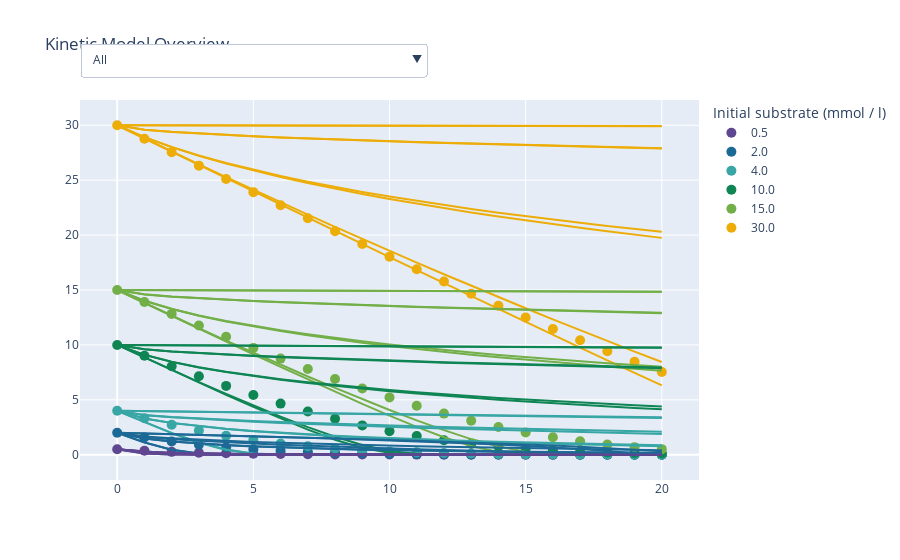

Notebook code cell kept with this figure:
### Code cell
fig = go.Figure()

colors = px.colors.qualitative.Prism

for i, data in enumerate(pe.subset_substrate):
    fig.add_trace(
        go.Scatter(
            x=pe.time[0],
            y=data,
            name=f"{pe.initial_substrate[i]}",
            mode="markers",
            marker=dict(color=colors[i], size=10),
            customdata=["data"],
            hoverinfo="skip",
        )
    )

successful_models = []

for model in pe.models.values():
    if model.result.fit_success:
        successful_models.append(model.name)
        datas = model.integrate(model.parameters, pe.time, model.y0)
        for i, data in enumerate(datas[:, :, 0]):
            fig.add_trace(
                go.Scatter(
                    x=pe.time[0],
                    y=data,
                    name=model.name,
                    marker=dict(color=colors[i]),
                    customdata=[f"{model.name}"],
                    showlegend=False,
                    hoverinfo="name",
                )
            )

buttons = []
buttons.append(
    dict(
        method="restyle",
        label="All",
        visible=True,
        args=[{"visible": [True] * len(fig.data)}],
    )
)

for name in successful_models:
    visible_traces = [
        name == trace["customdata"][0] or "data" == trace["customdata"][0]
        for trace in fig.data
    ]
    buttons.append(
        dict(
            method="restyle",
            label=name,
            visible=True,
            args=[{"visible": visible_traces}],
        )
    )

fig.update_layout(
    updatemenus=[
        dict(
            buttons=buttons,
            x=0.0,
            xanchor="left",
            y=1.15,
            yanchor="top",
            direction="down",
            showactive=True,
        )
    ]
)


# if col_color is None:
#    fig.update_layout(showlegend=False)

fig.update_layout(
    showlegend=True,
    title="Kinetic Model Overview",
    hovermode="closest",
    legend_title_text=f"Initial substrate ({pe._substrate_unit})",
    hoverlabel_namelength=-1,
)

fig.show()

### Figure 1 — Plotly figure (JSON) as saved in the notebook; plotly's stock layout.template omitted (floating-point values rounded to 4 significant figures)
{"data": [{"customdata": ["data"], "hoverinfo": "skip", "marker": {"color": "rgb(95, 70, 144)", "size": 10}, "mode": "markers", "name": "0.5", "type": "scatter", "x": [0, 1, 2, 3, 4, 5, 6, 7, 8, 9, 10, 11, 12, 13, 14, 15, 16, 17, 18, 19, 20], "y": [0.5, 0.3645, 0.2634, 0.1891, 0.1351, 0.09612, 0.06821, 0.0483, 0.03416, 0.02413, 0.01704, 0.01202, 0.008478, 0.005978, 0.004215, 0.002971, 0.002094, 0.001476, 0.00104, 0.000733, 0.0005166]}, {"customdata": ["data"], "hoverinfo": "skip", "marker": {"color": "rgb(29, 105, 150)", "size": 10}, "mode": "markers", "name": "2.0", "type": "scatter", "x": [0, 1, 2, 3, 4, 5, 6, 7, 8, 9, 10, 11, 12, 13, 14, 15, 16, 17, 18, 19, 20], "y": [2, 1.57, 1.21, 0.9174, 0.6851, 0.505, 0.3683, 0.2662, 0.1912, 0.1366, 0.09718, 0.06897, 0.04885, 0.03455, 0.02441, 0.01723, 0.01216, 0.008574, 0.006046, 0.004262, 0.003005]}, {"customdata": ["data"], "hoverinfo": "skip", "marker": {"color": "rgb(56, 166, 165)", "size": 10}, "mode": "markers", "name": "4.0", "type": "scatter", "x": [0, 1, 2, 3, 4, 5, 6, 7, 8, 9, 10, 11, 12, 13, 14, 15, 16, 17, 18, 19, 20], "y": [4, 3.331, 2.729, 2.197, 1.737, 1.349, 1.029, 0.7733, 0.573, 0.4195, 0.3043, 0.219, 0.1568, 0.1117, 0.07938, 0.05626, 0.03981, 0.02814, 0.01987, 0.01402, 0.009891]}, {"customdata": ["data"], "hoverinfo": "skip", "marker": {"color": "rgb(15, 133, 84)", "size": 10}, "mode": "markers", "name": "10.0", "type": "scatter", "x": [0, 1, 2, 3, 4, 5, 6, 7, 8, 9, 10, 11, 12, 13, 14, 15, 16, 17, 18, 19, 20], "y": [10, 9.015, 8.062, 7.145, 6.268, 5.437, 4.657, 3.933, 3.271, 2.675, 2.149, 1.696, 1.315, 1.002, 0.7517, 0.5563, 0.4069, 0.2949, 0.2122, 0.1518, 0.1081]}, {"customdata": ["data"], "hoverinfo": "skip", "marker": {"color": "rgb(115, 175, 72)", "size": 10}, "mode": "markers", "name": "15.0", "type": "scatter", "x": [0, 1, 2, 3, 4, 5, 6, 7, 8, 9, 10, 11, 12, 13, 14, 15, 16, 17, 18, 19, 20], "y": [15, 13.9, 12.83, 11.77, 10.74, 9.731, 8.754, 7.81, 6.904, 6.039, 5.221, 4.456, 3.748, 3.103, 2.526, 2.02, 1.586, 1.224, 0.9286, 0.6939, 0.5118]}, {"customdata": ["data"], "hoverinfo": "skip", "marker": {"color": "rgb(237, 173, 8)", "size": 10}, "mode": "markers", "name": "30.0", "type": "scatter", "x": [0, 1, 2, 3, 4, 5, 6, 7, 8, 9, 10, 11, 12, 13, 14, 15, 16, 17, 18, 19, 20], "y": [30, 28.77, 27.54, 26.32, 25.11, 23.91, 22.71, 21.53, 20.35, 19.19, 18.04, 16.9, 15.77, 14.66, 13.57, 12.5, 11.45, 10.43, 9.429, 8.462, 7.529]}, {"customdata": ["irreversible Michaelis Menten"], "hoverinfo": "name", "marker": {"color": "rgb(95, 70, 144)"}, "name": "irreversible Michaelis Menten", "showlegend": false, "type": "scatter", "x": [0, 1, 2, 3, 4, 5, 6, 7, 8, 9, 10, 11, 12, 13, 14, 15, 16, 17, 18, 19, 20], "y": [0.5, 0.1245, 0.01996, 0.002778, 0.0003774, 5.11e-05, 6.916e-06, 9.356e-07, 1.276e-07, 1.662e-08, 2.473e-09, 1.695e-10, -4.571e-10, -4.049e-10, -2.029e-10, -9.047e-11, -5.371e-11, -5.012e-11, -4.653e-11, -4.294e-11, -3.935e-11]}, {"customdata": ["irreversible Michaelis Menten"], "hoverinfo": "name", "marker": {"color": "rgb(29, 105, 150)"}, "name": "irreversible Michaelis Menten", "showlegend": false, "type": "scatter", "x": [0, 1, 2, 3, 4, 5, 6, 7, 8, 9, 10, 11, 12, 13, 14, 15, 16, 17, 18, 19, 20], "y": [2, 1.123, 0.4519, 0.107, 0.01677, 0.002324, 0.0003155, 4.272e-05, 5.781e-06, 7.832e-07, 1.069e-07, 1.385e-08, 2.041e-09, 9.744e-11, -4.49e-10, -3.799e-10, -1.866e-10, -9.155e-11, -4.594e-11, -4.302e-11, -4.01e-11]}, {"customdata": ["irreversible Michaelis Menten"], "hoverinfo": "name", "marker": {"color": "rgb(56, 166, 165)"}, "name": "irreversible Michaelis Menten", "showlegend": false, "type": "scatter", "x": [0, 1, 2, 3, 4, 5, 6, 7, 8, 9, 10, 11, 12, 13, 14, 15, 16, 17, 18, 19, 20], "y": [4, 2.954, 1.971, 1.099, 0.4363, 0.1016, 0.01581, 0.002188, 0.000297, 4.021e-05, 5.442e-06, 7.357e-07, 1.003e-07, 1.301e-08, 1.919e-09, 9.336e-11, -4.456e-10, -3.661e-10, -1.798e-10, -9.361e-11, -4.204e-11]}, {"customdata": ["irreversible Michaelis Menten"], "hoverinfo": "name", "marker": {"color": "rgb(15, 133, 84)"}, "name": "irreversible Michaelis Menten", "showlegend": false, "type": "scatter", "x": [0, 1, 2, 3, 4, 5, 6, 7, 8, 9, 10, 11, 12, 13, 14, 15, 16, 17, 18, 19, 20], "y": [10, 8.843, 7.697, 6.563, 5.446, 4.351, 3.291, 2.284, 1.368, 0.6216, 0.1739, 0.02975, 0.004196, 0.0005713, 7.738e-05, 1.047e-05, 1.416e-06, 1.926e-07, 2.52e-08, 3.671e-09, 5.293e-10]}, {"customdata": ["irreversible Michaelis Menten"], "hoverinfo": "name", "marker": {"color": "rgb(115, 175, 72)"}, "name": "irreversible Michaelis Menten", "showlegend": false, "type": "scatter", "x": [0, 1, 2, 3, 4, 5, 6, 7, 8, 9, 10, 11, 12, 13, 14, 15, 16, 17, 18, 19, 20], "y": [15, 13.82, 12.64, 11.47, 10.3, 9.144, 7.994, 6.857, 5.735, 4.634, 3.563, 2.54, 1.594, 0.7926, 0.2562, 0.04857, 0.007032, 0.0009611, 0.0001302, 1.763e-05, 2.386e-06]}, {"customdata": ["irreversible Michaelis Menten"], "hoverinfo": "name", "marker": {"color": "rgb(237, 173, 8)"}, "name": "irreversible Michaelis Menten", "showlegend": false, "type": "scatter", "x": [0, 1, 2, 3, 4, 5, 6, 7, 8, 9, 10, 11, 12, 13, 14, 15, 16, 17, 18, 19, 20], "y": [30, 28.79, 27.59, 26.38, 25.18, 23.98, 22.78, 21.58, 20.38, 19.19, 17.99, 16.8, 15.62, 14.43, 13.25, 12.08, 10.91, 9.745, 8.59, 7.446, 6.315]}, {"customdata": ["irreversible Michaelis Menten with enzyme inactivation"], "hoverinfo": "name", "marker": {"color": "rgb(95, 70, 144)"}, "name": "irreversible Michaelis Menten with enzyme inactivation", "showlegend": false, "type": "scatter", "x": [0, 1, 2, 3, 4, 5, 6, 7, 8, 9, 10, 11, 12, 13, 14, 15, 16, 17, 18, 19, 20], "y": [0.5, 0.1255, 0.02074, 0.003035, 0.0004419, 6.534e-05, 9.844e-06, 1.51e-06, 2.37e-07, 3.732e-08, 6.119e-09, 1.08e-09, 1.937e-10, 3.604e-11, 1.469e-10, 5.85e-10, 2.312e-09, 6.06e-09, 1.86e-09, -2.363e-11, 1.071e-11]}, {"customdata": ["irreversible Michaelis Menten with enzyme inactivation"], "hoverinfo": "name", "marker": {"color": "rgb(29, 105, 150)"}, "name": "irreversible Michaelis Menten with enzyme inactivation", "showlegend": false, "type": "scatter", "x": [0, 1, 2, 3, 4, 5, 6, 7, 8, 9, 10, 11, 12, 13, 14, 15, 16, 17, 18, 19, 20], "y": [2, 1.127, 0.4624, 0.1154, 0.01955, 0.002969, 0.000449, 6.895e-05, 1.078e-05, 1.718e-06, 2.789e-07, 4.547e-08, 7.685e-09, 1.409e-09, 2.607e-10, 4.979e-11, 1.05e-10, 4.832e-10, 1.796e-09, 5.159e-09, 3.827e-09]}, {"customdata": ["irreversible Michaelis Menten with enzyme inactivation"], "hoverinfo": "name", "marker": {"color": "rgb(56, 166, 165)"}, "name": "irreversible Michaelis Menten with enzyme inactivation", "showlegend": false, "type": "scatter", "x": [0, 1, 2, 3, 4, 5, 6, 7, 8, 9, 10, 11, 12, 13, 14, 15, 16, 17, 18, 19, 20], "y": [4, 2.96, 1.99, 1.135, 0.4777, 0.1251, 0.02227, 0.003523, 0.0005536, 8.825e-05, 1.432e-05, 2.365e-06, 3.973e-07, 6.855e-08, 1.149e-08, 2.206e-09, 4.198e-10, 8.321e-11, 3.854e-11, 2.528e-10, 7.775e-10]}, {"customdata": ["irreversible Michaelis Menten with enzyme inactivation"], "hoverinfo": "name", "marker": {"color": "rgb(15, 133, 84)"}, "name": "irreversible Michaelis Menten with enzyme inactivation", "showlegend": false, "type": "scatter", "x": [0, 1, 2, 3, 4, 5, 6, 7, 8, 9, 10, 11, 12, 13, 14, 15, 16, 17, 18, 19, 20], "y": [10, 8.849, 7.719, 6.613, 5.533, 4.484, 3.475, 2.519, 1.64, 0.8869, 0.3461, 0.08706, 0.01642, 0.002873, 0.0005025, 8.914e-05, 1.608e-05, 2.95e-06, 5.5e-07, 1.053e-07, 1.957e-08]}, {"customdata": ["irreversible Michaelis Menten with enzyme inactivation"], "hoverinfo": "name", "marker": {"color": "rgb(115, 175, 72)"}, "name": "irreversible Michaelis Menten with enzyme inactivation", "showlegend": false, "type": "scatter", "x": [0, 1, 2, 3, 4, 5, 6, 7, 8, 9, 10, 11, 12, 13, 14, 15, 16, 17, 18, 19, 20], "y": [15, 13.82, 12.66, 11.52, 10.39, 9.286, 8.196, 7.128, 6.082, 5.063, 4.076, 3.13, 2.238, 1.428, 0.7487, 0.2827, 0.07181, 0.01446, 0.00275, 0.0005235, 0.000101]}, {"customdata": ["irreversible Michaelis Menten with enzyme inactivation"], "hoverinfo": "name", "marker": {"color": "rgb(237, 173, 8)"}, "name": "irreversible Michaelis Menten with enzyme inactivation", "showlegend": false, "type": "scatter", "x": [0, 1, 2, 3, 4, 5, 6, 7, 8, 9, 10, 11, 12, 13, 14, 15, 16, 17, 18, 19, 20], "y": [30, 28.8, 27.61, 26.44, 25.27, 24.12, 22.99, 21.86, 20.75, 19.65, 18.57, 17.5, 16.44, 15.39, 14.36, 13.34, 12.33, 11.34, 10.36, 9.393, 8.444]}, {"customdata": ["competitive product inhibition"], "hoverinfo": "name", "marker": {"color": "rgb(95, 70, 144)"}, "name": "competitive product inhibition", "showlegend": false, "type": "scatter", "x": [0, 1, 2, 3, 4, 5, 6, 7, 8, 9, 10, 11, 12, 13, 14, 15, 16, 17, 18, 19, 20], "y": [0.5, 0.2542, 0.1596, 0.1061, 0.07257, 0.05041, 0.03537, 0.02498, 0.01772, 0.01261, 0.008987, 0.006416, 0.004586, 0.00328, 0.002347, 0.00168, 0.001203, 0.0008616, 0.0006172, 0.0004421, 0.0003167]}, {"customdata": ["competitive product inhibition"], "hoverinfo": "name", "marker": {"color": "rgb(29, 105, 150)"}, "name": "competitive product inhibition", "showlegend": false, "type": "scatter", "x": [0, 1, 2, 3, 4, 5, 6, 7, 8, 9, 10, 11, 12, 13, 14, 15, 16, 17, 18, 19, 20], "y": [2, 1.474, 1.203, 1.014, 0.8709, 0.7565, 0.6624, 0.5836, 0.5166, 0.459, 0.4091, 0.3655, 0.3273, 0.2936, 0.2637, 0.2373, 0.2137, 0.1927, 0.1738, 0.157, 0.1419]}, {"customdata": ["competitive product inhibition"], "hoverinfo": "name", "marker": {"color": "rgb(56, 166, 165)"}, "name": "competitive product inhibition", "showlegend": false, "type": "scatter", "x": [0, 1, 2, 3, 4, 5, 6, 7, 8, 9, 10, 11, 12, 13, 14, 15, 16, 17, 18, 19, 20], "y": [4, 3.306, 2.895, 2.591, 2.348, 2.146, 1.973, 1.822, 1.688, 1.569, 1.462, 1.365, 1.277, 1.196, 1.122, 1.054, 0.9911, 0.9327, 0.8785, 0.8281, 0.7812]}, {"customdata": ["competitive product inhibition"], "hoverinfo": "name", "marker": {"color": "rgb(15, 133, 84)"}, "name": "competitive product inhibition", "showlegend": false, "type": "scatter", "x": [0, 1, 2, 3, 4, 5, 6, 7, 8, 9, 10, 11, 12, 13, 14, 15, 16, 17, 18, 19, 20], "y": [10, 9.095, 8.457, 7.95, 7.522, 7.151, 6.823, 6.527, 6.257, 6.01, 5.782, 5.569, 5.371, 5.185, 5.01, 4.845, 4.689, 4.541, 4.401, 4.267, 4.139]}, {"customdata": ["competitive product inhibition"], "hoverinfo": "name", "marker": {"color": "rgb(115, 175, 72)"}, "name": "competitive product inhibition", "showlegend": false, "type": "scatter", "x": [0, 1, 2, 3, 4, 5, 6, 7, 8, 9, 10, 11, 12, 13, 14, 15, 16, 17, 18, 19, 20], "y": [15, 14.02, 13.27, 12.66, 12.14, 11.67, 11.26, 10.88, 10.53, 10.2, 9.903, 9.621, 9.356, 9.105, 8.868, 8.642, 8.428, 8.223, 8.027, 7.839, 7.659]}, {"customdata": ["competitive product inhibition"], "hoverinfo": "name", "marker": {"color": "rgb(237, 173, 8)"}, "name": "competitive product inhibition", "showlegend": false, "type": "scatter", "x": [0, 1, 2, 3, 4, 5, 6, 7, 8, 9, 10, 11, 12, 13, 14, 15, 16, 17, 18, 19, 20], "y": [30, 28.91, 28.01, 27.21, 26.51, 25.87, 25.28, 24.73, 24.22, 23.74, 23.29, 22.86, 22.45, 22.06, 21.69, 21.34, 20.99, 20.67, 20.35, 20.04, 19.75]}, {"customdata": ["competitive product inhibition with enzyme inactivation"], "hoverinfo": "name", "marker": {"color": "rgb(95, 70, 144)"}, "name": "competitive product inhibition with enzyme inactivation", "showlegend": false, "type": "scatter", "x": [0, 1, 2, 3, 4, 5, 6, 7, 8, 9, 10, 11, 12, 13, 14, 15, 16, 17, 18, 19, 20], "y": [0.5, 0.2548, 0.161, 0.108, 0.07473, 0.05269, 0.03763, 0.02714, 0.01971, 0.01441, 0.01058, 0.007809, 0.005785, 0.004302, 0.00321, 0.002403, 0.001805, 0.00136, 0.001027, 0.0007785, 0.0005916]}, {"customdata": ["competitive product inhibition with enzyme inactivation"], "hoverinfo": "name", "marker": {"color": "rgb(29, 105, 150)"}, "name": "competitive product inhibition with enzyme inactivation", "showlegend": false, "type": "scatter", "x": [0, 1, 2, 3, 4, 5, 6, 7, 8, 9, 10, 11, 12, 13, 14, 15, 16, 17, 18, 19, 20], "y": [2, 1.476, 1.207, 1.022, 0.8811, 0.7693, 0.6778, 0.6013, 0.5364, 0.4806, 0.4324, 0.3902, 0.3532, 0.3205, 0.2915, 0.2657, 0.2427, 0.222, 0.2034, 0.1867, 0.1716]}, {"customdata": ["competitive product inhibition with enzyme inactivation"], "hoverinfo": "name", "marker": {"color": "rgb(56, 166, 165)"}, "name": "competitive product inhibition with enzyme inactivation", "showlegend": false, "type": "scatter", "x": [0, 1, 2, 3, 4, 5, 6, 7, 8, 9, 10, 11, 12, 13, 14, 15, 16, 17, 18, 19, 20], "y": [4, 3.308, 2.902, 2.603, 2.366, 2.169, 2.001, 1.856, 1.728, 1.615, 1.513, 1.421, 1.337, 1.261, 1.191, 1.127, 1.068, 1.014, 0.9629, 0.9158, 0.8719]}, {"customdata": ["competitive product inhibition with enzyme inactivation"], "hoverinfo": "name", "marker": {"color": "rgb(15, 133, 84)"}, "name": "competitive product inhibition with enzyme inactivation", "showlegend": false, "type": "scatter", "x": [0, 1, 2, 3, 4, 5, 6, 7, 8, 9, 10, 11, 12, 13, 14, 15, 16, 17, 18, 19, 20], "y": [10, 9.099, 8.468, 7.97, 7.554, 7.195, 6.878, 6.595, 6.339, 6.105, 5.89, 5.691, 5.507, 5.335, 5.174, 5.022, 4.88, 4.746, 4.618, 4.498, 4.383]}, {"customdata": ["competitive product inhibition with enzyme inactivation"], "hoverinfo": "name", "marker": {"color": "rgb(115, 175, 72)"}, "name": "competitive product inhibition with enzyme inactivation", "showlegend": false, "type": "scatter", "x": [0, 1, 2, 3, 4, 5, 6, 7, 8, 9, 10, 11, 12, 13, 14, 15, 16, 17, 18, 19, 20], "y": [15, 14.02, 13.29, 12.69, 12.18, 11.73, 11.33, 10.96, 10.63, 10.33, 10.05, 9.783, 9.538, 9.307, 9.09, 8.884, 8.69, 8.505, 8.33, 8.162, 8.003]}, {"customdata": ["competitive product inhibition with enzyme inactivation"], "hoverinfo": "name", "marker": {"color": "rgb(237, 173, 8)"}, "name": "competitive product inhibition with enzyme inactivation", "showlegend": false, "type": "scatter", "x": [0, 1, 2, 3, 4, 5, 6, 7, 8, 9, 10, 11, 12, 13, 14, 15, 16, 17, 18, 19, 20], "y": [30, 28.92, 28.02, 27.25, 26.56, 25.94, 25.38, 24.86, 24.38, 23.93, 23.5, 23.11, 22.73, 22.38, 22.04, 21.72, 21.41, 21.12, 20.84, 20.57, 20.31]}, {"customdata": ["uncompetitive product inhibition"], "hoverinfo": "name", "marker": {"color": "rgb(95, 70, 144)"}, "name": "uncompetitive product inhibition", "showlegend": false, "type": "scatter", "x": [0, 1, 2, 3, 4, 5, 6, 7, 8, 9, 10, 11, 12, 13, 14, 15, 16, 17, 18, 19, 20], "y": [0.5, 0.2119, 0.07744, 0.01788, 0.002795, 0.0003872, 5.258e-05, 7.118e-06, 9.633e-07, 1.296e-07, 1.829e-08, 2.644e-09, 2.778e-10, -4.941e-10, -4.014e-10, -2.305e-10, -1.141e-10, -4.655e-11, -4.37e-11, -4.086e-11, -3.801e-11]}, {"customdata": ["uncompetitive product inhibition"], "hoverinfo": "name", "marker": {"color": "rgb(29, 105, 150)"}, "name": "uncompetitive product inhibition", "showlegend": false, "type": "scatter", "x": [0, 1, 2, 3, 4, 5, 6, 7, 8, 9, 10, 11, 12, 13, 14, 15, 16, 17, 18, 19, 20], "y": [2, 1.62, 1.421, 1.267, 1.138, 1.023, 0.9198, 0.8249, 0.7367, 0.6542, 0.5765, 0.5029, 0.433, 0.3666, 0.3034, 0.2434, 0.1867, 0.1337, 0.08561, 0.04472, 0.01592]}, {"customdata": ["uncompetitive product inhibition"], "hoverinfo": "name", "marker": {"color": "rgb(56, 166, 165)"}, "name": "uncompetitive product inhibition", "showlegend": false, "type": "scatter", "x": [0, 1, 2, 3, 4, 5, 6, 7, 8, 9, 10, 11, 12, 13, 14, 15, 16, 17, 18, 19, 20], "y": [4, 3.606, 3.405, 3.249, 3.118, 3.001, 2.896, 2.8, 2.709, 2.625, 2.545, 2.469, 2.396, 2.326, 2.259, 2.194, 2.131, 2.071, 2.012, 1.954, 1.898]}, {"customdata": ["uncompetitive product inhibition"], "hoverinfo": "name", "marker": {"color": "rgb(15, 133, 84)"}, "name": "uncompetitive product inhibition", "showlegend": false, "type": "scatter", "x": [0, 1, 2, 3, 4, 5, 6, 7, 8, 9, 10, 11, 12, 13, 14, 15, 16, 17, 18, 19, 20], "y": [10, 9.599, 9.396, 9.24, 9.108, 8.991, 8.886, 8.789, 8.698, 8.614, 8.533, 8.457, 8.384, 8.314, 8.246, 8.181, 8.118, 8.057, 7.998, 7.94, 7.884]}, {"customdata": ["uncompetitive product inhibition"], "hoverinfo": "name", "marker": {"color": "rgb(115, 175, 72)"}, "name": "uncompetitive product inhibition", "showlegend": false, "type": "scatter", "x": [0, 1, 2, 3, 4, 5, 6, 7, 8, 9, 10, 11, 12, 13, 14, 15, 16, 17, 18, 19, 20], "y": [15, 14.6, 14.39, 14.24, 14.11, 13.99, 13.88, 13.79, 13.7, 13.61, 13.53, 13.45, 13.38, 13.31, 13.24, 13.18, 13.12, 13.05, 13.0, 12.94, 12.88]}, {"customdata": ["uncompetitive product inhibition"], "hoverinfo": "name", "marker": {"color": "rgb(237, 173, 8)"}, "name": "uncompetitive product inhibition", "showlegend": false, "type": "scatter", "x": [0, 1, 2, 3, 4, 5, 6, 7, 8, 9, 10, 11, 12, 13, 14, 15, 16, 17, 18, 19, 20], "y": [30, 29.6, 29.39, 29.24, 29.1, 28.99, 28.88, 28.78, 28.69, 28.61, 28.53, 28.45, 28.38, 28.31, 28.24, 28.18, 28.11, 28.05, 27.99, 27.94, 27.88]}, {"customdata": ["non-competitive product inhibition"], "hoverinfo": "name", "marker": {"color": "rgb(95, 70, 144)"}, "name": "non-competitive product inhibition", "showlegend": false, "type": "scatter", "x": [0, 1, 2, 3, 4, 5, 6, 7, 8, 9, 10, 11, 12, 13, 14, 15, 16, 17, 18, 19, 20], "y": [0.5, 0.2817, 0.1896, 0.1322, 0.09343, 0.06648, 0.04746, 0.03393, 0.02429, 0.01739, 0.01245, 0.008922, 0.006392, 0.004579, 0.003281, 0.002351, 0.001684, 0.001207, 0.0008648, 0.0006196, 0.000444]}, {"customdata": ["non-competitive product inhibition"], "hoverinfo": "name", "marker": {"color": "rgb(29, 105, 150)"}, "name": "non-competitive product inhibition", "showlegend": false, "type": "scatter", "x": [0, 1, 2, 3, 4, 5, 6, 7, 8, 9, 10, 11, 12, 13, 14, 15, 16, 17, 18, 19, 20], "y": [2, 1.66, 1.491, 1.364, 1.257, 1.166, 1.084, 1.01, 0.943, 0.8811, 0.8238, 0.7705, 0.7207, 0.6741, 0.6303, 0.5892, 0.5505, 0.5141, 0.4798, 0.4474, 0.417]}, {"customdata": ["non-competitive product inhibition"], "hoverinfo": "name", "marker": {"color": "rgb(56, 166, 165)"}, "name": "non-competitive product inhibition", "showlegend": false, "type": "scatter", "x": [0, 1, 2, 3, 4, 5, 6, 7, 8, 9, 10, 11, 12, 13, 14, 15, 16, 17, 18, 19, 20], "y": [4, 3.629, 3.443, 3.3, 3.18, 3.074, 2.979, 2.891, 2.81, 2.734, 2.663, 2.595, 2.53, 2.468, 2.409, 2.352, 2.297, 2.244, 2.193, 2.143, 2.095]}, {"customdata": ["non-competitive product inhibition"], "hoverinfo": "name", "marker": {"color": "rgb(15, 133, 84)"}, "name": "non-competitive product inhibition", "showlegend": false, "type": "scatter", "x": [0, 1, 2, 3, 4, 5, 6, 7, 8, 9, 10, 11, 12, 13, 14, 15, 16, 17, 18, 19, 20], "y": [10, 9.608, 9.412, 9.261, 9.133, 9.02, 8.918, 8.824, 8.737, 8.655, 8.578, 8.504, 8.433, 8.366, 8.301, 8.238, 8.178, 8.119, 8.062, 8.007, 7.953]}, {"customdata": ["non-competitive product inhibition"], "hoverinfo": "name", "marker": {"color": "rgb(115, 175, 72)"}, "name": "non-competitive product inhibition", "showlegend": false, "type": "scatter", "x": [0, 1, 2, 3, 4, 5, 6, 7, 8, 9, 10, 11, 12, 13, 14, 15, 16, 17, 18, 19, 20], "y": [15, 14.6, 14.41, 14.25, 14.12, 14.01, 13.91, 13.81, 13.72, 13.64, 13.56, 13.49, 13.41, 13.35, 13.28, 13.22, 13.15, 13.1, 13.04, 12.98, 12.93]}, {"customdata": ["non-competitive product inhibition"], "hoverinfo": "name", "marker": {"color": "rgb(237, 173, 8)"}, "name": "non-competitive product inhibition", "showlegend": false, "type": "scatter", "x": [0, 1, 2, 3, 4, 5, 6, 7, 8, 9, 10, 11, 12, 13, 14, 15, 16, 17, 18, 19, 20], "y": [30, 29.6, 29.4, 29.24, 29.11, 29.0, 28.89, 28.8, 28.71, 28.62, 28.54, 28.47, 28.4, 28.33, 28.26, 28.19, 28.13, 28.07, 28.01, 27.96, 27.9]}, {"customdata": ["substrate inhibition"], "hoverinfo": "name", "marker": {"color": "rgb(95, 70, 144)"}, "name": "substrate inhibition", "showlegend": false, "type": "scatter", "x": [0, 1, 2, 3, 4, 5, 6, 7, 8, 9, 10, 11, 12, 13, 14, 15, 16, 17, 18, 19, 20], "y": [0.5, 0.3136, 0.1163, 0.02046, 0.002858, 0.0003884, 5.26e-05, 7.119e-06, 9.624e-07, 1.317e-07, 1.705e-08, 2.535e-09, 2.55e-10, -4.586e-10, -3.806e-10, -1.974e-10, -1.04e-10, -4.572e-11, -4.286e-11, -4e-11, -3.715e-11]}, {"customdata": ["substrate inhibition"], "hoverinfo": "name", "marker": {"color": "rgb(29, 105, 150)"}, "name": "substrate inhibition", "showlegend": false, "type": "scatter", "x": [0, 1, 2, 3, 4, 5, 6, 7, 8, 9, 10, 11, 12, 13, 14, 15, 16, 17, 18, 19, 20], "y": [2, 1.941, 1.881, 1.819, 1.755, 1.688, 1.62, 1.548, 1.474, 1.395, 1.313, 1.226, 1.134, 1.035, 0.9269, 0.8083, 0.675, 0.5214, 0.339, 0.1382, 0.02607]}, {"customdata": ["substrate inhibition"], "hoverinfo": "name", "marker": {"color": "rgb(56, 166, 165)"}, "name": "substrate inhibition", "showlegend": false, "type": "scatter", "x": [0, 1, 2, 3, 4, 5, 6, 7, 8, 9, 10, 11, 12, 13, 14, 15, 16, 17, 18, 19, 20], "y": [4, 3.97, 3.94, 3.909, 3.878, 3.847, 3.816, 3.785, 3.753, 3.721, 3.689, 3.656, 3.624, 3.59, 3.557, 3.523, 3.489, 3.455, 3.42, 3.385, 3.35]}, {"customdata": ["substrate inhibition"], "hoverinfo": "name", "marker": {"color": "rgb(15, 133, 84)"}, "name": "substrate inhibition", "showlegend": false, "type": "scatter", "x": [0, 1, 2, 3, 4, 5, 6, 7, 8, 9, 10, 11, 12, 13, 14, 15, 16, 17, 18, 19, 20], "y": [10, 9.988, 9.976, 9.963, 9.951, 9.939, 9.927, 9.914, 9.902, 9.89, 9.877, 9.865, 9.853, 9.84, 9.828, 9.815, 9.803, 9.791, 9.778, 9.766, 9.753]}, {"customdata": ["substrate inhibition"], "hoverinfo": "name", "marker": {"color": "rgb(115, 175, 72)"}, "name": "substrate inhibition", "showlegend": false, "type": "scatter", "x": [0, 1, 2, 3, 4, 5, 6, 7, 8, 9, 10, 11, 12, 13, 14, 15, 16, 17, 18, 19, 20], "y": [15, 14.99, 14.98, 14.98, 14.97, 14.96, 14.95, 14.94, 14.93, 14.93, 14.92, 14.91, 14.9, 14.89, 14.89, 14.88, 14.87, 14.86, 14.85, 14.84, 14.84]}, {"customdata": ["substrate inhibition"], "hoverinfo": "name", "marker": {"color": "rgb(237, 173, 8)"}, "name": "substrate inhibition", "showlegend": false, "type": "scatter", "x": [0, 1, 2, 3, 4, 5, 6, 7, 8, 9, 10, 11, 12, 13, 14, 15, 16, 17, 18, 19, 20], "y": [30, 30.0, 29.99, 29.99, 29.98, 29.98, 29.98, 29.97, 29.97, 29.96, 29.96, 29.95, 29.95, 29.95, 29.94, 29.94, 29.93, 29.93, 29.93, 29.92, 29.92]}, {"customdata": ["substrate inhibition with enzyme inactivation"], "hoverinfo": "name", "marker": {"color": "rgb(95, 70, 144)"}, "name": "substrate inhibition with enzyme inactivation", "showlegend": false, "type": "scatter", "x": [0, 1, 2, 3, 4, 5, 6, 7, 8, 9, 10, 11, 12, 13, 14, 15, 16, 17, 18, 19, 20], "y": [0.5, 0.3146, 0.1196, 0.02228, 0.003345, 0.0004966, 7.485e-05, 1.149e-05, 1.796e-06, 2.852e-07, 4.689e-08, 8.285e-09, 1.485e-09, 2.7e-10, 5.036e-11, 1.147e-10, 5.184e-10, 1.51e-09, 3.758e-09, 4.921e-09, 1.091e-09]}, {"customdata": ["substrate inhibition with enzyme inactivation"], "hoverinfo": "name", "marker": {"color": "rgb(29, 105, 150)"}, "name": "substrate inhibition with enzyme inactivation", "showlegend": false, "type": "scatter", "x": [0, 1, 2, 3, 4, 5, 6, 7, 8, 9, 10, 11, 12, 13, 14, 15, 16, 17, 18, 19, 20], "y": [2, 1.942, 1.882, 1.822, 1.76, 1.697, 1.632, 1.566, 1.497, 1.427, 1.354, 1.278, 1.199, 1.116, 1.028, 0.9348, 0.8348, 0.7259, 0.6054, 0.4693, 0.3135]}, {"customdata": ["substrate inhibition with enzyme inactivation"], "hoverinfo": "name", "marker": {"color": "rgb(56, 166, 165)"}, "name": "substrate inhibition with enzyme inactivation", "showlegend": false, "type": "scatter", "x": [0, 1, 2, 3, 4, 5, 6, 7, 8, 9, 10, 11, 12, 13, 14, 15, 16, 17, 18, 19, 20], "y": [4, 3.97, 3.94, 3.911, 3.881, 3.851, 3.822, 3.792, 3.763, 3.734, 3.704, 3.675, 3.646, 3.617, 3.588, 3.559, 3.531, 3.502, 3.473, 3.445, 3.416]}, {"customdata": ["substrate inhibition with enzyme inactivation"], "hoverinfo": "name", "marker": {"color": "rgb(15, 133, 84)"}, "name": "substrate inhibition with enzyme inactivation", "showlegend": false, "type": "scatter", "x": [0, 1, 2, 3, 4, 5, 6, 7, 8, 9, 10, 11, 12, 13, 14, 15, 16, 17, 18, 19, 20], "y": [10, 9.988, 9.976, 9.964, 9.952, 9.94, 9.929, 9.917, 9.906, 9.895, 9.883, 9.872, 9.861, 9.85, 9.839, 9.829, 9.818, 9.808, 9.797, 9.787, 9.777]}, {"customdata": ["substrate inhibition with enzyme inactivation"], "hoverinfo": "name", "marker": {"color": "rgb(115, 175, 72)"}, "name": "substrate inhibition with enzyme inactivation", "showlegend": false, "type": "scatter", "x": [0, 1, 2, 3, 4, 5, 6, 7, 8, 9, 10, 11, 12, 13, 14, 15, 16, 17, 18, 19, 20], "y": [15, 14.99, 14.98, 14.98, 14.97, 14.96, 14.95, 14.94, 14.94, 14.93, 14.92, 14.91, 14.91, 14.9, 14.89, 14.89, 14.88, 14.87, 14.87, 14.86, 14.85]}, {"customdata": ["substrate inhibition with enzyme inactivation"], "hoverinfo": "name", "marker": {"color": "rgb(237, 173, 8)"}, "name": "substrate inhibition with enzyme inactivation", "showlegend": false, "type": "scatter", "x": [0, 1, 2, 3, 4, 5, 6, 7, 8, 9, 10, 11, 12, 13, 14, 15, 16, 17, 18, 19, 20], "y": [30, 30.0, 29.99, 29.99, 29.98, 29.98, 29.98, 29.97, 29.97, 29.96, 29.96, 29.96, 29.95, 29.95, 29.95, 29.94, 29.94, 29.94, 29.93, 29.93, 29.93]}], "layout": {"hoverlabel": {"namelength": -1}, "hovermode": "closest", "legend": {"title": {"text": "Initial substrate (mmol / l)"}}, "showlegend": true, "title": {"text": "Kinetic Model Overview"}, "updatemenus": [{"buttons": [{"args": [{"visible": [true, true, true, true, true, true, true, true, true, true, true, true, true, true, true, true, true, true, true, true, true, true, true, true, true, true, true, true, true, true, true, true, true, true, true, true, true, true, true, true, true, true, true, true, true, true, true, true, true, true, true, true, true, true]}], "label": "All", "method": "restyle", "visible": true}, {"args": [{"visible": [true, true, true, true, true, true, true, true, true, true, true, true, false, false, false, false, false, false, false, false, false, false, false, false, false, false, false, false, false, false, false, false, false, false, false, false, false, false, false, false, false, false, false, false, false, false, false, false, false, false, false, false, false, false]}], "label": "irreversible Michaelis Menten", "method": "restyle", "visible": true}, {"args": [{"visible": [true, true, true, true, true, true, false, false, false, false, false, false, true, true, true, true, true, true, false, false, false, false, false, false, false, false, false, false, false, false, false, false, false, false, false, false, false, false, false, false, false, false, false, false, false, false, false, false, false, false, false, false, false, false]}], "label": "irreversible Michaelis Menten with enzyme inactivation", "method": "restyle", "visible": true}, {"args": [{"visible": [true, true, true, true, true, true, false, false, false, false, false, false, false, false, false, false, false, false, true, true, true, true, true, true, false, false, false, false, false, false, false, false, false, false, false, false, false, false, false, false, false, false, false, false, false, false, false, false, false, false, false, false, false, false]}], "label": "competitive product inhibition", "method": "restyle", "visible": true}, {"args": [{"visible": [true, true, true, true, true, true, false, false, false, false, false, false, false, false, false, false, false, false, false, false, false, false, false, false, true, true, true, true, true, true, false, false, false, false, false, false, false, false, false, false, false, false, false, false, false, false, false, false, false, false, false, false, false, false]}], "label": "competitive product inhibition with enzyme inactivation", "method": "restyle", "visible": true}, {"args": [{"visible": [true, true, true, true, true, true, false, false, false, false, false, false, false, false, false, false, false, false, false, false, false, false, false, false, false, false, false, false, false, false, true, true, true, true, true, true, false, false, false, false, false, false, false, false, false, false, false, false, false, false, false, false, false, false]}], "label": "uncompetitive product inhibition", "method": "restyle", "visible": true}, {"args": [{"visible": [true, true, true, true, true, true, false, false, false, false, false, false, false, false, false, false, false, false, false, false, false, false, false, false, false, false, false, false, false, false, false, false, false, false, false, false, true, true, true, true, true, true, false, false, false, false, false, false, false, false, false, false, false, false]}], "label": "non-competitive product inhibition", "method": "restyle", "visible": true}, {"args": [{"visible": [true, true, true, true, true, true, false, false, false, false, false, false, false, false, false, false, false, false, false, false, false, false, false, false, false, false, false, false, false, false, false, false, false, false, false, false, false, false, false, false, false, false, true, true, true, true, true, true, false, false, false, false, false, false]}], "label": "substrate inhibition", "method": "restyle", "visible": true}, {"args": [{"visible": [true, true, true, true, true, true, false, false, false, false, false, false, false, false, false, false, false, false, false, false, false, false, false, false, false, false, false, false, false, false, false, false, false, false, false, false, false, false, false, false, false, false, false, false, false, false, false, false, true, true, true, true, true, true]}], "label": "substrate inhibition with enzyme inactivation", "method": "restyle", "visible": true}], "direction": "down", "showactive": true, "x": 0, "xanchor": "left", "y": 1.15, "yanchor": "top"}]}}
